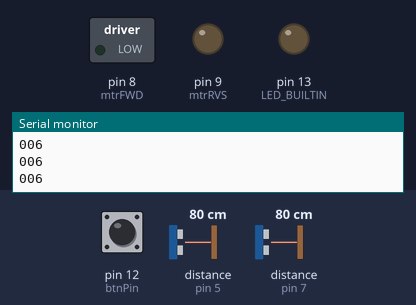
The sketch below on a simulated Arduino Uno, built with avr-gcc and run on an emulated ATmega328P. Shown: switched loads named in the sketch (green lamp = pin HIGH), output pins drawn as LEDs (lit = HIGH), the last lines printed to the serial monitor. The inputs (shaded band) are chosen by the test bench; at power-on: pin 12 (btnPin) HIGH, distance to the obstacle (sensors on pin 5, pin 7) 80 cm. The echo pulse lasts 58.3 µs per cm; pins used as bus, display or sensor lines are not drawn.

Above: at 1.2 s.
1.3 s: pin 12 (btnPin) pulled LOW for 0.15 s
At 1.8 s:
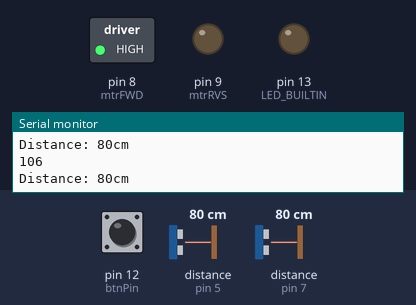
2.9 s: distance to the obstacle (sensor on pin 5) set to 8 cm
4.4 s: distance to the obstacle (sensor on pin 5) set to 5 cm
At 6.1 s:
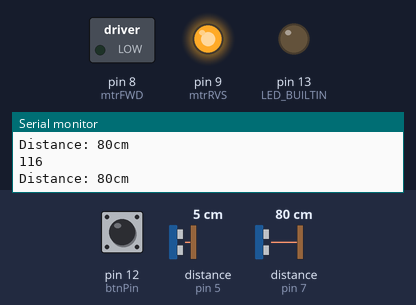
6.7 s: pin 12 (btnPin) pulled LOW for 1 s
At 7.4 s:
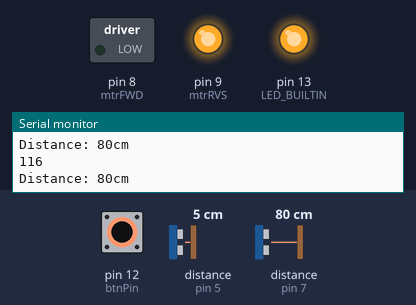
9.2 s: pin 12 (btnPin) pulled LOW for 3.2 s
At 13.4 s:
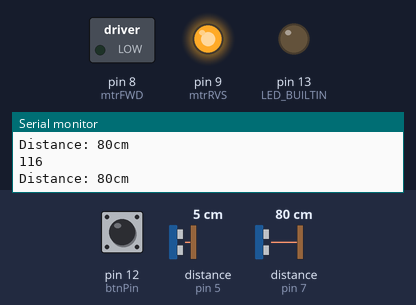
Timing chart, 0 to 14.9 s (numbered marks = the images above; inputs shaded):
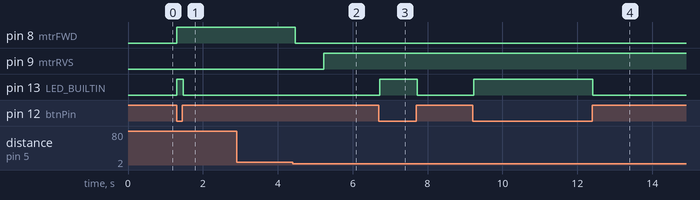

The sketch:

PTA.ino
```cpp
//left sensor
const int trigL=4;
const int echoL=5;

//right sensor
const int trigR=6;
const int echoR=7;

//motor direction
const int mtrFWD=8;
const int mtrRVS=9;

//button pin
const int btnPin=12;

//----------------IMPORTANT VARIABLES----------------
bool start=false;
bool reverse;
int repeat=6;
int distanceL,distanceR;
//---------------------------------------------------

long durationL,durationR;
int speed=150,StopDelay=750;

void setup() {

  //----------OUTPUT PIN----------
  pinMode(LED_BUILTIN,OUTPUT);
  pinMode(trigL, OUTPUT);
  pinMode(trigR, OUTPUT);
  pinMode(mtrFWD, OUTPUT);
  pinMode(mtrRVS, OUTPUT);

  //----------INPUT PIN----------
  pinMode(btnPin, INPUT_PULLUP);
  pinMode(echoL, INPUT);
  pinMode(echoR, INPUT);

  //Serial begin
  Serial.begin(9600);

  reverse=false;

}

void loop() {

  //press button to start
  ButtonPress();

  //start process
  if(start==true){

    //move left
    if(reverse==false){
      MoveLeft();
      DistanceMeasureL();

      //stop and set reverse to true
      if(distanceL<=6){
        reverse=true;
        Stop();
        delay(StopDelay);
      }

    //move right
    }else{
      MoveRight();
      DistanceMeasureR();

      if(distanceR<=6){
        Stop();
        repeat--;
        reverse=false;
        delay(StopDelay);
      }
    }
  }

  //stop and reset condition
  if(repeat==0){
    Stop();
    start=false;
    reverse=false;
    repeat=6;
  }

  Serial.print(start);
  Serial.print(reverse);
  Serial.println(repeat);
}

void ButtonPress(){

  int btn=digitalRead(btnPin);

  //button press start the process
  if(btn==LOW){
    digitalWrite(LED_BUILTIN, HIGH);
    start=true;
  }else{
    digitalWrite(LED_BUILTIN, LOW);
  }
}

void DistanceMeasureL() {
  digitalWrite(trigL, LOW);
  delayMicroseconds(2);

  digitalWrite(trigL, HIGH);
  delayMicroseconds(10);
  digitalWrite(trigL, LOW);

  durationL= pulseIn(echoL, HIGH);
  distanceL= durationL/29/2;

  Serial.println("Distance: " + String(distanceL)+"cm");
  delay(50);
}

void DistanceMeasureR() {
  digitalWrite(trigR, LOW);
  delayMicroseconds(2);

  digitalWrite(trigR, HIGH);
  delayMicroseconds(10);
  digitalWrite(trigR, LOW);

  durationR= pulseIn(echoR, HIGH);
  distanceR= durationR/29/2;

  Serial.println("Distance: " + String(distanceR)+"cm");
  delay(50);
}

//Rotate motor to move left
void MoveLeft(){
  digitalWrite(mtrFWD, HIGH);
  digitalWrite(mtrRVS, LOW);
}

//Rotate motor to move right
void MoveRight(){
  digitalWrite(mtrFWD, LOW);
  digitalWrite(mtrRVS, HIGH);
}

//stop everything
void Stop(){
  digitalWrite(mtrFWD, LOW);
  digitalWrite(mtrRVS, LOW);
}
```

Measured:
- the behaviour switches between 7 and 6 cm on distance to the obstacle (sensor on pin 5) (found by bisection; images 1 and 2)
- after the input at 1.3 s, pin 8 (mtrFWD): LOW → HIGH at once; pin 13 (LED_BUILTIN): LOW → HIGH at once, → LOW 0.18 s later
- after the input at 4.4 s, pin 8 (mtrFWD): HIGH → LOW after 0.07 s; pin 9 (mtrRVS): LOW → HIGH after 0.82 s
- after the input at 6.7 s, pin 13 (LED_BUILTIN): LOW → HIGH at once, → LOW 1.0 s later
- after the input at 9.2 s, pin 13 (LED_BUILTIN): LOW → HIGH at once, → LOW 3.2 s later
